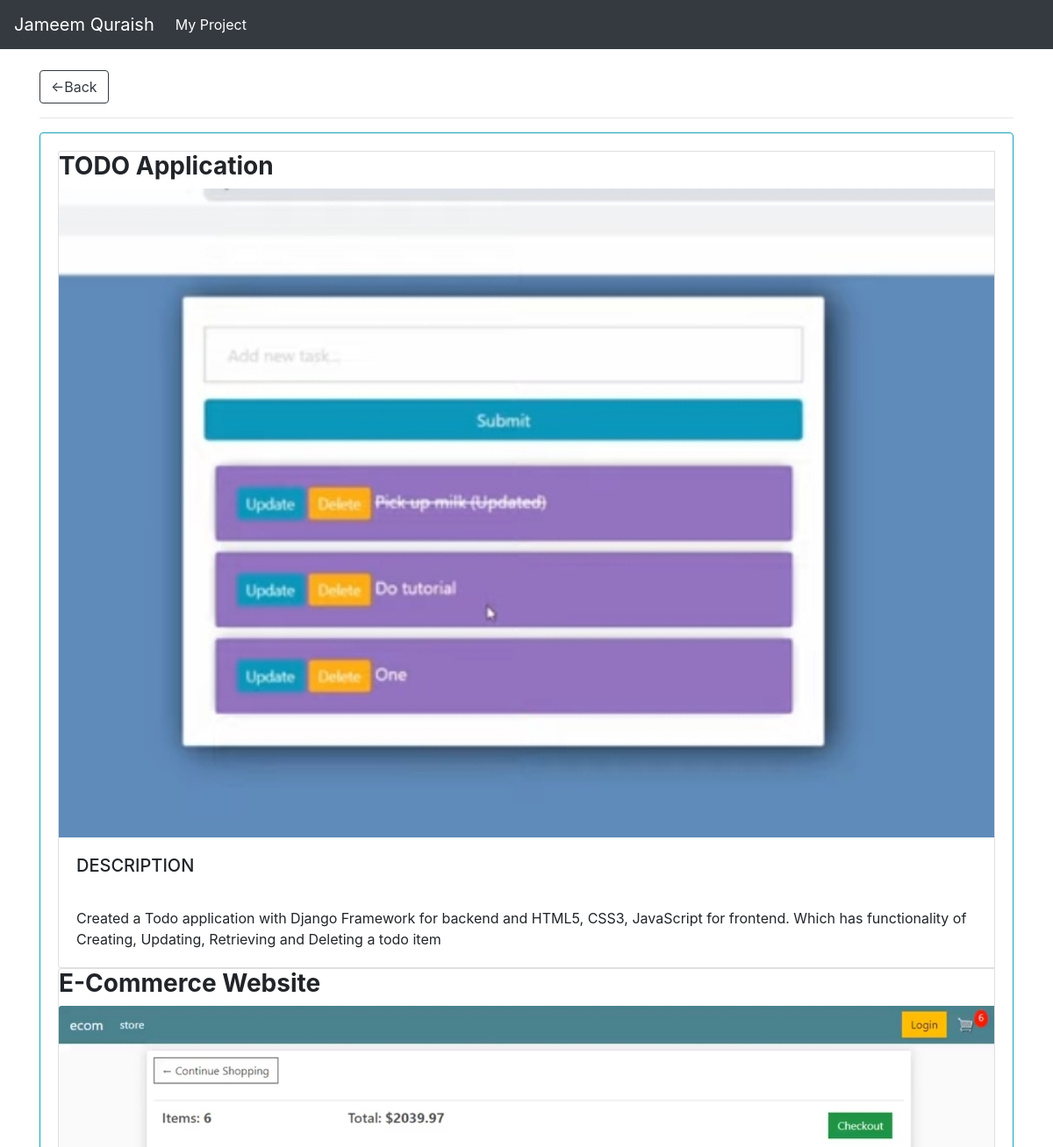
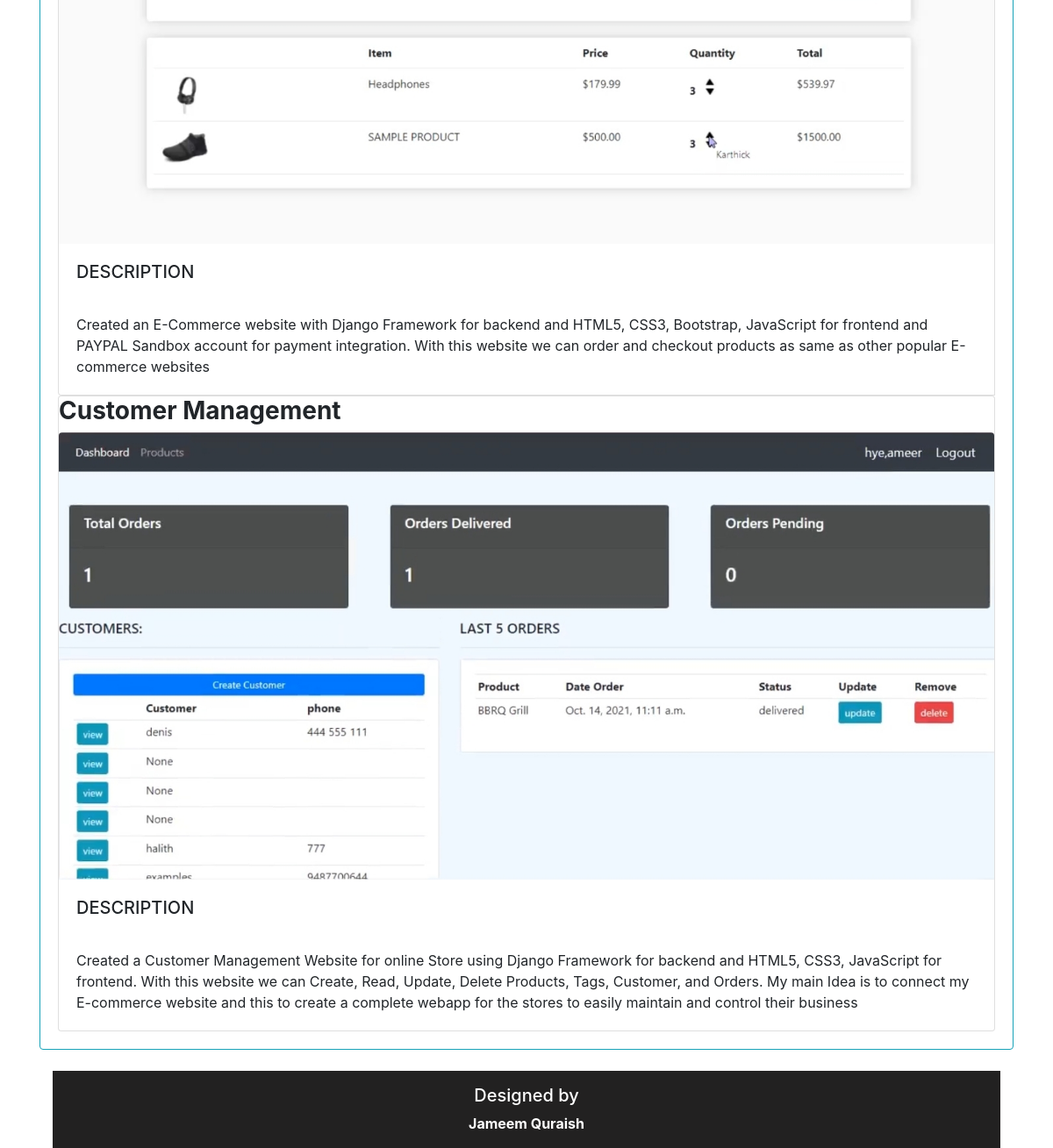
Page /myproject/ on the committed database (2 pictures, top to bottom).
### task/models.py (models this page shows, shortened)
class Projects(models.Model):
    name =models.CharField(max_length=200,null=True,blank=True)
    short_description =models.CharField(max_length=255,null=True,blank=True)
    description =models.TextField(null=True,blank=True)
    image = models.ImageField(null=True,blank=True)

### task/views.py (the view)
# urls.py: path('myproject/',views.Project,name="myproject"),
def Project(request):
    temp = Projects.objects.all()
    context = {'temp':temp}
    return render(request,'task/myproject.html',context)

### task/templates/task/myproject.html
{% extends 'task/main.html' %}
{% load static %}
{% block content %}
<div class="container">
    <a class="btn btn-outline-dark" href="{% url 'home' %}">&#x2190;Back</a>
    <hr>
    <div class="row">
        <div class="col-md-12">
            <div class="card card-body border-info">
                {% for i in temp %}
                <div class="card-group">
                    <div class="card">
                        <h3><strong>{{i.name}}</strong></h3>
                        <img class="card-img-top" src="{{i.image.url}}" alt="Card image cap">
                        <div class="card-body">
                            <h5 class="card-title">DESCRIPTION</h5>
                            <br>
                            <p class="card-text">{{i.description}}</p>
                        </div>
                </div>
                {% endfor %}
            </div>
        </div>
    </div>
</div>
{% endblock %}

### task/templates/task/main.html (shortened to what this page needs)
{% load static %}
<!doctype html>
<html lang="en">
<head>
    <link rel="stylesheet" href="https://maxcdn.bootstrapcdn.com/bootstrap/4.0.0/css/bootstrap.min.css">
    <link rel="stylesheet" href="{% static '/css/main.css' %}" type="text/css">
    <link rel="stylesheet" href="	https://cdnjs.cloudflare.com/ajax/libs/font-awesome/4.0.3/css/font-awesome.css">
</head>
<body>
        <nav class="navbar navbar-expand-lg navbar-dark bg-dark">
            <a class="navbar-brand" href="#">Jameem Quraish</a>
            <div class="collapse navbar-collapse" id="navbarNavDropdown">
            <ul class="navbar-nav">
                <li class="nav-item active">
                <a class="nav-link" href="{% url 'myproject' %}">My Project</a>
                </li>
            </div>
        </nav>
        <br>
    {% block content%}
    {% endblock %}
    <br>
    {% include 'task/footer.html' %}
</body>
</html>

### task/templates/task/footer.html (shortened to what this page needs)
{% load static %}
<div class="container">
    <footer>
        <div class="footer"><h5 class="fff">Designed by </h5> <strong class="fff">Jameem Quraish</strong>
        </div>
    </footer>
</div>

### task/templates/task/footer.html (style rules this page uses)
.footer { position: relative; right: 0; bottom: 0; left: 0; padding: 1rem; background-color: #222121; text-align: center; margin-left: 0%; margin-right: 0%; }
.fff { color: #fff; }

### rows in the picture
Projects: name "TODO Application", image (picture), description "Created a Todo application with Django Framework for backend and HTML5, CSS3, JavaScript for frontend. Which has functionality of Creating, Updating, Retrieving and Deleting a todo item"
Projects: name "E-Commerce Website", image (picture), description "Created an E-Commerce website with Django Framework for backend and HTML5, CSS3, Bootstrap, JavaScript for frontend and PAYPAL Sandbox account for payment integration. With this website we can order and checkout products as same as other popular E-commerce websites"
Projects: name "Customer Management", image (picture), description "Created a Customer Management Website for online Store using Django Framework for backend and HTML5, CSS3, JavaScript for frontend. With this website we can Create, Read, Update, Delete Products, Tags, Customer, and Orders. My main Idea is to connect my E-commerce website and this to create a complete webapp for the stores to easily maintain and control their business"
